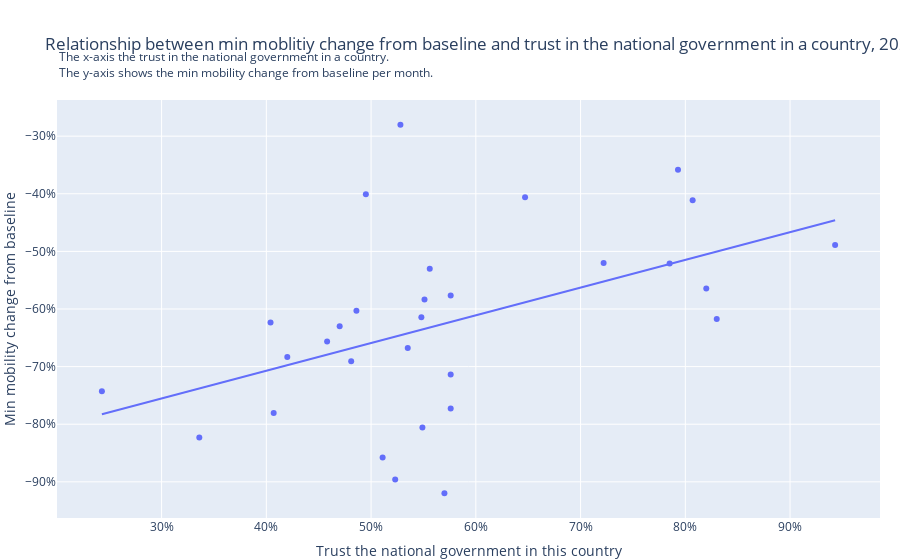

Write notebook code for a chart like this one.
### Code cell
fig = px.scatter(mobility_trust, x='Trust the national government in this country', y="Min mobility change from baseline",hover_name="Country",trendline="ols", title='Relationship between min moblitiy change from baseline and trust in the national government in a country, 2020')

# fig.update_layout(height=800,title_text='Relationship between min moblitiy change from baseline and trust in the national government in a country')

fig.update_layout(margin=dict(l=20, r=20, t=100, b=0))  
fig.add_annotation(xref='paper',yref='paper',x=0, y=1.13,showarrow=False,text = "The x-axis the trust in the national government in a country.")
fig.add_annotation(xref='paper',yref='paper',x=0, y=1.09,showarrow=False,text = "The y-axis shows the min mobility change from baseline per month.")
fig.update_layout(yaxis_ticksuffix = "%")
fig.update_layout(xaxis_ticksuffix = "%")
fig.show()

# mobility change from baseline
corr, p_value = stats.pearsonr(mobility_trust['Trust the national government in this country'], mobility_trust["Min mobility change from baseline"])
print("Correlation coefficient: {}".format(corr))
print("P-value: {}".format(p_value))

### Figure 1 — Plotly figure (JSON) as saved in the notebook; plotly's stock layout.template omitted (floating-point values rounded to 4 significant figures)
{"data": [{"hovertemplate": "<b>%{hovertext}</b><br><br>Trust the national government in this country=%{x}<br>Min mobility change from baseline=%{y}<extra></extra>", "hovertext": ["Bulgaria", "Bangladesh", "Czechia", "Denmark", "Germany", "Greece", "Finland", "Israel", "Croatia", "Hungary", "Italy", "Japan", "Georgia", "Kazakhstan", "South Korea", "Kyrgyzstan", "Lithuania", "Mongolia", "Malaysia", "Netherlands", "Norway", "Poland", "Romania", "Russia", "Slovakia", "Slovenia", "Serbia", "Sweden", "Thailand", "Turkey"], "legendgroup": "", "marker": {"color": "#636efa", "symbol": "circle"}, "mode": "markers", "name": "", "orientation": "v", "showlegend": false, "type": "scatter", "x": [40.4, 83, 45.8, 79.3, 82, 40.7, 80.7, 51.1, 42, 48.6, 52.3, 49.5, 57.6, 72.2, 52.8, 57.6, 55.1, 54.8, 57.6, 78.5, 94.3, 33.6, 24.3, 47, 53.5, 48.1, 57, 64.7, 55.6, 54.9], "xaxis": "x", "y": [-62.33, -61.75, -65.63, -35.84, -56.43, -78.06, -41.11, -85.76, -68.35, -60.31, -89.61, -40.08, -77.25, -52, -28, -57.66, -58.35, -61.44, -71.35, -52.12, -48.89, -82.32, -74.28, -63.01, -66.77, -69.05, -92, -40.62, -53, -80.56], "yaxis": "y"}, {"hovertemplate": "<b>OLS trendline</b><br>Min mobility change from baseline = 0.48096 * Trust the national government in this country + -89.9532<br>R<sup>2</sup>=0.226901<br><br>Trust the national government in this country=%{x}<br>Min mobility change from baseline=%{y} <b>(trend)</b><extra></extra>", "legendgroup": "", "marker": {"color": "#636efa", "symbol": "circle"}, "mode": "lines", "name": "", "showlegend": false, "type": "scatter", "x": [24.3, 33.6, 40.4, 40.7, 42, 45.8, 47, 48.1, 48.6, 49.5, 51.1, 52.3, 52.8, 53.5, 54.8, 54.9, 55.1, 55.6, 57, 57.6, 57.6, 57.6, 64.7, 72.2, 78.5, 79.3, 80.7, 82, 83, 94.3], "xaxis": "x", "y": [-78.27, -73.79, -70.52, -70.38, -69.75, -67.93, -67.35, -66.82, -66.58, -66.15, -65.38, -64.8, -64.56, -64.22, -63.6, -63.55, -63.45, -63.21, -62.54, -62.25, -62.25, -62.25, -58.84, -55.23, -52.2, -51.81, -51.14, -50.51, -50.03, -44.6], "yaxis": "y"}], "layout": {"annotations": [{"showarrow": false, "text": "The x-axis the trust in the national government in a country.", "x": 0, "xref": "paper", "y": 1.13, "yref": "paper"}, {"showarrow": false, "text": "The y-axis shows the min mobility change from baseline per month.", "x": 0, "xref": "paper", "y": 1.09, "yref": "paper"}], "legend": {"tracegroupgap": 0}, "margin": {"b": 0, "l": 20, "r": 20, "t": 100}, "title": {"text": "Relationship between min moblitiy change from baseline and trust in the national government in a country, 2020"}, "xaxis": {"anchor": "y", "domain": [0, 1], "ticksuffix": "%", "title": {"text": "Trust the national government in this country"}}, "yaxis": {"anchor": "x", "domain": [0, 1], "ticksuffix": "%", "title": {"text": "Min mobility change from baseline"}}}}
